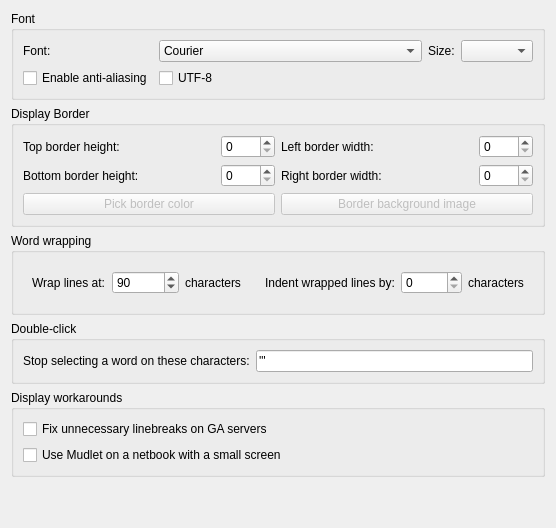
     <widget class="QWidget" name="tab">
      <property name="sizePolicy">
       <sizepolicy hsizetype="Expanding" vsizetype="Expanding">
        <horstretch>0</horstretch>
        <verstretch>0</verstretch>
       </sizepolicy>
      </property>
      <attribute name="title">
       <string>Main display</string>
      </attribute>
      <layout class="QGridLayout" name="gridLayout_17">
       <item row="1" column="0">
        <widget class="QGroupBox" name="groupBox_9">
         <property name="sizePolicy">
          <sizepolicy hsizetype="Expanding" vsizetype="Expanding">
           <horstretch>0</horstretch>
           <verstretch>0</verstretch>
          </sizepolicy>
         </property>
         <property name="title">
          <string>Display Border</string>
         </property>
         <layout class="QGridLayout" name="gridLayout">
          <item row="0" column="0">
           <widget class="QLabel" name="label_26">
            <property name="sizePolicy">
             <sizepolicy hsizetype="Expanding" vsizetype="Preferred">
              <horstretch>0</horstretch>
              <verstretch>0</verstretch>
             </sizepolicy>
            </property>
            <property name="maximumSize">
             <size>
              <width>200</width>
              <height>16777215</height>
             </size>
            </property>
            <property name="text">
             <string>Top border height:</string>
            </property>
           </widget>
          </item>
          <item row="0" column="1">
           <widget class="QSpinBox" name="topBorderHeight">
            <property name="sizePolicy">
             <sizepolicy hsizetype="Preferred" vsizetype="Preferred">
              <horstretch>0</horstretch>
              <verstretch>0</verstretch>
             </sizepolicy>
            </property>
            <property name="minimum">
             <number>0</number>
            </property>
            <property name="maximum">
             <number>2000</number>
            </property>
            <property name="value">
             <number>0</number>
            </property>
           </widget>
          </item>
          <item row="0" column="2">
           <widget class="QLabel" name="label_29">
            <property name="sizePolicy">
             <sizepolicy hsizetype="Expanding" vsizetype="Preferred">
              <horstretch>0</horstretch>
              <verstretch>0</verstretch>
             </sizepolicy>
            </property>
            <property name="maximumSize">
             <size>
              <width>200</width>
              <height>16777215</height>
             </size>
            </property>
            <property name="text">
             <string>Left border width:</string>
            </property>
           </widget>
          </item>
          <item row="0" column="3">
           <widget class="QSpinBox" name="leftBorderWidth">
            <property name="sizePolicy">
             <sizepolicy hsizetype="Preferred" vsizetype="Preferred">
              <horstretch>0</horstretch>
              <verstretch>0</verstretch>
             </sizepolicy>
            </property>
            <property name="minimum">
             <number>0</number>
            </property>
            <property name="maximum">
             <number>2000</number>
            </property>
            <property name="value">
             <number>0</number>
            </property>
           </widget>
          </item>
          <item row="1" column="0">
           <widget class="QLabel" name="label_27">
            <property name="sizePolicy">
             <sizepolicy hsizetype="Expanding" vsizetype="Preferred">
              <horstretch>0</horstretch>
              <verstretch>0</verstretch>
             </sizepolicy>
            </property>
            <property name="maximumSize">
             <size>
              <width>200</width>
              <height>16777215</height>
             </size>
            </property>
            <property name="text">
             <string>Bottom border height:</string>
            </property>
           </widget>
          </item>
          <item row="1" column="1">
           <widget class="QSpinBox" name="bottomBorderHeight">
            <property name="sizePolicy">
             <sizepolicy hsizetype="Preferred" vsizetype="Preferred">
              <horstretch>0</horstretch>
              <verstretch>0</verstretch>
             </sizepolicy>
            </property>
            <property name="minimum">
             <number>0</number>
            </property>
            <property name="maximum">
             <number>2000</number>
            </property>
            <property name="value">
             <number>0</number>
            </property>
           </widget>
          </item>
          <item row="1" column="2">
           <widget class="QLabel" name="label_28">
            <property name="sizePolicy">
             <sizepolicy hsizetype="Expanding" vsizetype="Preferred">
              <horstretch>0</horstretch>
              <verstretch>0</verstretch>
             </sizepolicy>
            </property>
            <property name="maximumSize">
             <size>
              <width>200</width>
              <height>16777215</height>
             </size>
            </property>
            <property name="text">
             <string>Right border width:</string>
            </property>
           </widget>
          </item>
          <item row="1" column="3">
           <widget class="QSpinBox" name="rightBorderWidth">
            <property name="sizePolicy">
             <sizepolicy hsizetype="Preferred" vsizetype="Preferred">
              <horstretch>0</horstretch>
              <verstretch>0</verstretch>
             </sizepolicy>
            </property>
            <property name="minimum">
             <number>0</number>
            </property>
            <property name="maximum">
             <number>2000</number>
            </property>
            <property name="value">
             <number>0</number>
            </property>
           </widget>
          </item>
          <item row="2" column="0" colspan="2">
           <widget class="QPushButton" name="pushButtonBorderColor">
            <property name="enabled">
             <bool>false</bool>
            </property>
            <property name="text">
             <string>Pick border color</string>
            </property>
           </widget>
          </item>
          <item row="2" column="2" colspan="2">
           <widget class="QPushButton" name="pushButtonBorderImage">
            <property name="enabled">
             <bool>false</bool>
            </property>
            <property name="text">
             <string>Border background image</string>
            </property>
           </widget>
          </item>
         </layout>
        </widget>
       </item>
       <item row="2" column="0">
        <widget class="QGroupBox" name="groupBox_10">
         <property name="sizePolicy">
          <sizepolicy hsizetype="Expanding" vsizetype="Expanding">
           <horstretch>0</horstretch>
           <verstretch>0</verstretch>
          </sizepolicy>
         </property>
         <property name="layoutDirection">
          <enum>Qt::LeftToRight</enum>
         </property>
         <property name="title">
          <string>Word wrapping</string>
         </property>
         <layout class="QHBoxLayout" name="horizontalLayout_2">
          <item>
           <widget class="QFrame" name="frame">
            <property name="frameShape">
             <enum>QFrame::NoFrame</enum>
            </property>
            <layout class="QHBoxLayout" name="horizontalLayout_3">
             <item>
              <widget class="QLabel" name="label_20">
               <property name="sizePolicy">
                <sizepolicy hsizetype="Preferred" vsizetype="Preferred">
                 <horstretch>0</horstretch>
                 <verstretch>0</verstretch>
                </sizepolicy>
               </property>
               <property name="maximumSize">
                <size>
                 <width>200</width>
                 <height>16777215</height>
                </size>
               </property>
               <property name="text">
                <string>Wrap lines at:</string>
               </property>
              </widget>
             </item>
             <item>
              <widget class="QSpinBox" name="wrap_at_spinBox">
               <property name="minimum">
                <number>1</number>
               </property>
               <property name="maximum">
                <number>999999</number>
               </property>
               <property name="value">
                <number>90</number>
               </property>
              </widget>
             </item>
             <item>
              <widget class="QLabel" name="label_23">
               <property name="text">
                <string>characters</string>
               </property>
              </widget>
             </item>
            </layout>
           </widget>
          </item>
          <item>
           <widget class="QFrame" name="frame_2">
            <property name="frameShape">
             <enum>QFrame::NoFrame</enum>
            </property>
            <layout class="QHBoxLayout" name="horizontalLayout_5">
             <item>
              <widget class="QLabel" name="label_24">
               <property name="sizePolicy">
                <sizepolicy hsizetype="Preferred" vsizetype="Preferred">
                 <horstretch>0</horstretch>
                 <verstretch>0</verstretch>
                </sizepolicy>
               </property>
               <property name="maximumSize">
                <size>
                 <width>200</width>
                 <height>16777215</height>
                </size>
               </property>
               <property name="text">
                <string>Indent wrapped lines by:</string>
               </property>
              </widget>
             </item>
             <item>
              <widget class="QSpinBox" name="indent_wrapped_spinBox">
               <property name="minimum">
                <number>0</number>
               </property>
               <property name="maximum">
                <number>99999</number>
               </property>
               <property name="value">
                <number>0</number>
               </property>
              </widget>
             </item>
             <item>
              <widget class="QLabel" name="label_25">
               <property name="text">
                <string>characters</string>
               </property>
              </widget>
             </item>
            </layout>
           </widget>
          </item>
         </layout>
        </widget>
       </item>
       <item row="4" column="0">
        <widget class="QGroupBox" name="groupBox_8">
         <property name="title">
          <string>Display workarounds</string>
         </property>
         <layout class="QVBoxLayout" name="verticalLayout_2">
          <item>
           <widget class="QCheckBox" name="checkBox_USE_IRE_DRIVER_BUGFIX">
            <property name="toolTip">
             <string>Some MUDs (notably all IRE ones) suffer from a bug where they don't properly
communicate with the client on where a newline should be. Enable this to fix text
from getting appended to the previous prompt line</string>
            </property>
            <property name="text">
             <string>Fix unnecessary linebreaks on GA servers</string>
            </property>
           </widget>
          </item>
          <item>
           <widget class="QCheckBox" name="checkBox_USE_SMALL_SCREEN">
            <property name="toolTip">
             <string>Select this option for better compatability if you are using a netbook, 
or some other computer model that has a small screen.</string>
            </property>
            <property name="text">
             <string>Use Mudlet on a netbook with a small screen</string>
            </property>
           </widget>
          </item>
         </layout>
        </widget>
       </item>
       <item row="5" column="0">
        <spacer name="verticalSpacer">
         <property name="orientation">
          <enum>Qt::Vertical</enum>
         </property>
         <property name="sizeHint" stdset="0">
          <size>
           <width>20</width>
           <height>40</height>
          </size>
         </property>
        </spacer>
       </item>
       <item row="0" column="0">
        <widget class="QGroupBox" name="groupBox_6">
         <property name="sizePolicy">
          <sizepolicy hsizetype="Expanding" vsizetype="Expanding">
           <horstretch>0</horstretch>
           <verstretch>0</verstretch>
          </sizepolicy>
         </property>
         <property name="title">
          <string>Font</string>
         </property>
         <layout class="QGridLayout" name="gridLayout_9">
          <item row="0" column="2">
           <widget class="QLabel" name="label_35">
            <property name="text">
             <string>Size:</string>
            </property>
           </widget>
          </item>
          <item row="0" column="3">
           <widget class="QComboBox" name="fontSize"/>
          </item>
          <item row="0" column="0">
           <widget class="QLabel" name="label_30">
            <property name="text">
             <string>Font:</string>
            </property>
           </widget>
          </item>
          <item row="0" column="1">
           <widget class="QFontComboBox" name="fontComboBox">
            <property name="sizePolicy">
             <sizepolicy hsizetype="Expanding" vsizetype="Fixed">
              <horstretch>0</horstretch>
              <verstretch>0</verstretch>
             </sizepolicy>
            </property>
            <property name="editable">
             <bool>false</bool>
            </property>
            <property name="fontFilters">
             <set>QFontComboBox::MonospacedFonts</set>
            </property>
           </widget>
          </item>
          <item row="1" column="0">
           <widget class="QCheckBox" name="mNoAntiAlias">
            <property name="toolTip">
             <string>Use anti aliasing on fonts. Smoothes fonts if you have a high screen resolution and you can use larger fonts. Note that on low resolutions and small font sizes, the font gets blurry. </string>
            </property>
            <property name="text">
             <string>Enable anti-aliasing</string>
            </property>
           </widget>
          </item>
          <item row="1" column="1">
           <widget class="QCheckBox" name="mUseUTF8">
            <property name="toolTip">
             <string>Use UTF-8 encoding. If you enable this, all the input / output text from Mud will be encoding in UTF-8.</string>
            </property>
            <property name="text">
             <string>UTF-8</string>
            </property>
           </widget>
          </item>
         </layout>
        </widget>
       </item>
       <item row="3" column="0">
        <widget class="QGroupBox" name="doubleclick_groupbox">
         <property name="title">
          <string>Double-click</string>
         </property>
         <layout class="QHBoxLayout" name="horizontalLayout_6">
          <item>
           <widget class="QLabel" name="doubleclick_ignore_label">
            <property name="text">
             <string>Stop selecting a word on these characters:</string>
            </property>
           </widget>
          </item>
          <item>
           <widget class="QLineEdit" name="doubleclick_ignore_lineedit">
            <property name="toolTip">
             <string>&lt;html&gt;&lt;head/&gt;&lt;body&gt;&lt;p&gt;Enter the characters you'd like double-clicking to stop selecting text on here. If you don't enter any, double-clicking on a word will only stop at a space, and will include characters like a double or a single quote. For example, double-clicking on the word &lt;span style=&quot; font-style:italic;&quot;&gt;Hello&lt;/span&gt; in the following will select &lt;span style=&quot; font-style:italic;&quot;&gt;&amp;quot;&lt;/span&gt;&lt;span style=&quot; font-style:italic;&quot;&gt;Hello!&amp;quot;&lt;/span&gt;&lt;/p&gt;&lt;p&gt;You say, &lt;span style=&quot; font-weight:600;&quot;&gt;&amp;quot;Hello!&amp;quot;&lt;/span&gt;&lt;/p&gt;&lt;p&gt;If you set the characters in the field to &lt;span style=&quot; font-weight:600;&quot;&gt;'&amp;quot;! &lt;/span&gt;which will mean it should stop selecting on ' &lt;span style=&quot; font-style:italic;&quot;&gt;or&lt;/span&gt; &amp;quot; &lt;span style=&quot; font-style:italic;&quot;&gt;or&lt;/span&gt; ! then double-clicking on &lt;span style=&quot; font-style:italic;&quot;&gt;Hello&lt;/span&gt; will just select &lt;span style=&quot; font-style:italic;&quot;&gt;Hello&lt;/span&gt;&lt;/p&gt;&lt;p&gt;You say, &amp;quot;&lt;span style=&quot; font-weight:600;&quot;&gt;Hello&lt;/span&gt;!&amp;quot;&lt;/p&gt;&lt;/body&gt;&lt;/html&gt;</string>
            </property>
            <property name="text">
             <string>'&quot;</string>
            </property>
            <property name="placeholderText">
             <string>&lt;characters to ignore in selection, for example ' or &quot;&gt;</string>
            </property>
           </widget>
          </item>
         </layout>
        </widget>
       </item>
      </layout>
     </widget>
